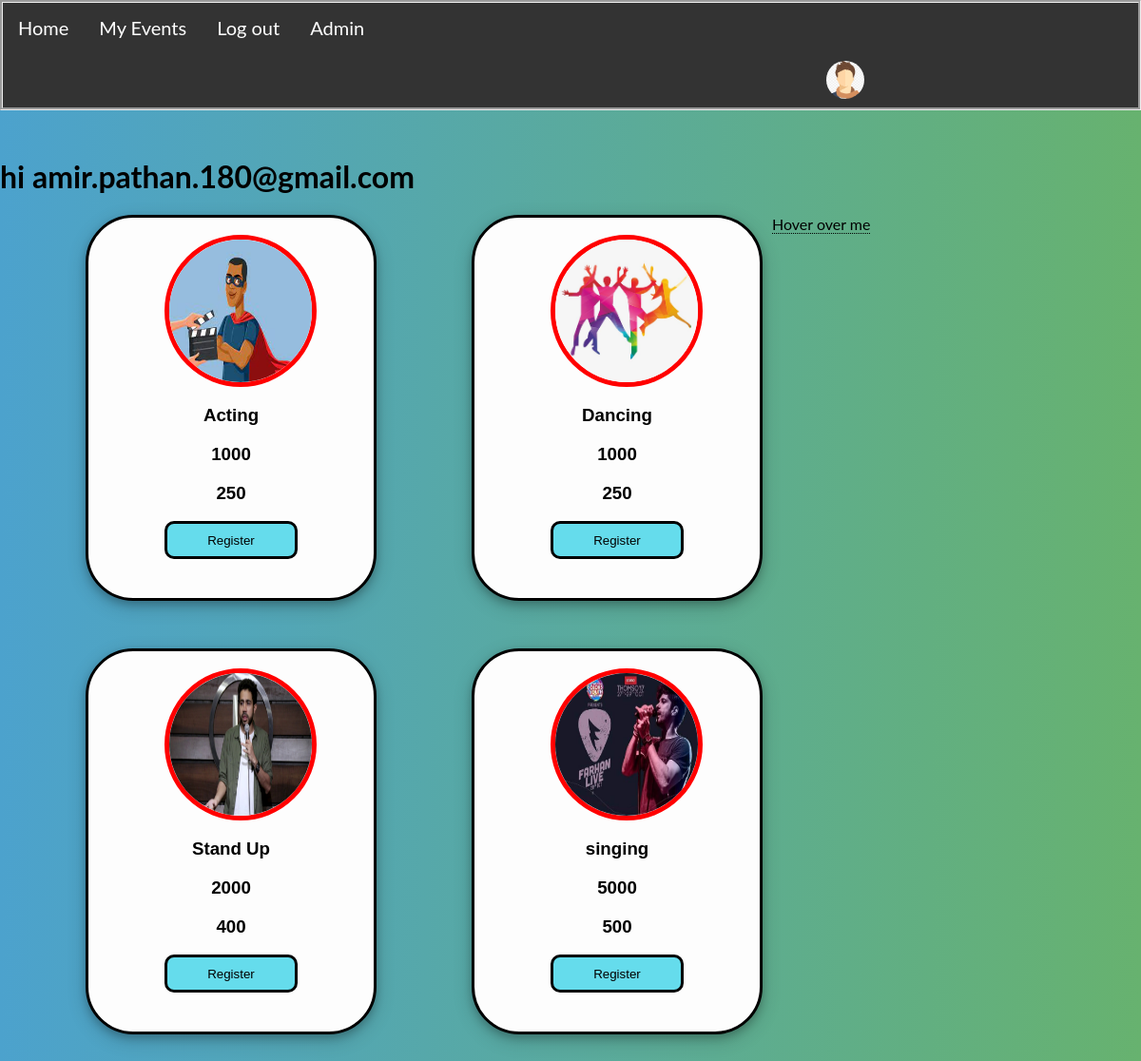
The page /home (signed in) on the database its author committed.
### management/models/participants.py (models this page shows, shortened)
class SignInUser(models.Model):
    GENDER_CHOICE = (
        ('Female', 'Female'),
        ('Male', 'Male'),
        ('Other', 'Other')
    )
    first_name = models.CharField(
        max_length=250, default=None
    )
    last_name = models.CharField(
        max_length=250, default=None
    )
    gender = models.CharField(
        max_length=10, default=None,
        blank=True, null=True,
        choices=GENDER_CHOICE
    )
    phone = models.CharField(
        max_length=11, default=None
    )
    email = models.EmailField(
        default=None
    )
    UNIVERSITY_CHOICES = (
        ('mu', 'Mumbai University'),
        ('gtu', 'Gujarat Technological University'),
        ('marwadi', 'Marwadi University'),
        ('atmiya', 'Atmiya University'),
        ('rk', 'RK University'),
        ('others', 'Others')
    )
    university = models.CharField(
        max_length=50,
        blank=True, null=True,
        choices=UNIVERSITY_CHOICES
    )
    college = models.CharField(
        max_length=10,
        blank=True, null=True
    )
    password = models.CharField(
        max_length=254, default=None
    )
    profile_image = models.ImageField(
        upload_to='uploads/events/profile_images/', blank=True,
        default = 'uploads/events/profile_images/dummy_boy2.png' , null =True
    )
    date_joined = models.DateTimeField( default=datetime.now())
    Terms_and_Conditions = models.BooleanField(
        null=True
    )
    @staticmethod
    def get_signinuser_by_email(email):
        try:
            return SignInUser.objects.get(email=email)
        except:
            return False

### management/models/festdetails.py (models this page shows, shortened)
class Festevent(models.Model):
    eventname = models.CharField(
        max_length=255, default=None
    )
    image = models.ImageField(
        upload_to='uploads/events/event_logo',
        default=None, blank=True
    )
    fees = models.CharField(
        max_length=4, default=None
    )
    eventdescription = models.TextField(
        max_length=1000,
        default=None, null=True, blank=True
    )
    EVENT_TYPE_CHOICES = (
        ('Technical', 'Technical'),
        ('Non-technical', 'Non-Technical'),
        ("Cultural", "Cultural"),
        ("Management", "Management")
    )
    event_type = models.CharField(
        max_length=50,
        blank = True, null = True,
        choices = EVENT_TYPE_CHOICES
    )
    VENUE_CHOICES =(
        ('Patkar College 😒', 'Patkar College 😒'),
        ('Bhavan\'s College 😌', 'Bhavan\'s College 😌'),
        ('Virtual', 'Virtual'),
    )
    venue = models.CharField(
        max_length=30,
        choices=VENUE_CHOICES,
        default='2', null=True
    )
    PARTICIPATION_TYPE_CHOICES = (
        ('👱🏻Individual', ' 👱🏻 Individual'),
        ('👨‍👩‍👦Team', '👨‍👩‍👦Team ')
    )
    participation_type = models.CharField(
        max_length=50,
        blank=True, null=True,
        choices=PARTICIPATION_TYPE_CHOICES
    )
    min_participants = models.IntegerField(
        default=1, null=True
    )
    max_participants = models.IntegerField(
        default=4,  null=True
    )
    prize = models.IntegerField(
        default=None, blank=True,
        null=True
    )
    EVENT_ON_DAY_CHOICE = (
        ('1', 'Day 1️⃣'),
        ('2', 'Day 2️⃣'),
        ('3', 'Day 3️⃣'),
        ('4', 'Day 4️⃣'),
        ('5', 'Day 5️⃣'),
        ('6', 'Day 6')
    )
    event_on_day = models.CharField(
        default='Choose Day', max_length=20,
        blank=True, choices=EVENT_ON_DAY_CHOICE
    )
    time = models.TimeField(
        default='12:00:00'
    )
    date = models.DateTimeField(
        default=datetime.now
    )
    COORDINATORS_CHOICES = (
        ('Amir', 'Amir'),
        ('Roshith', 'Roshith')
    )
    coordinators = models.CharField(
        max_length=50,
        blank=True, null=True, default=None,
        choices = COORDINATORS_CHOICES
    )
    contact_name1 = models.CharField(
        max_length=30,
        default="", blank=True, null=True
    )
    contact_phone1 = models.CharField(
        max_length=12,
        blank=True , default=None, null=True
    )
    contact_email1 = models.EmailField(
        default="", blank=True
    )
    contact_image1 = models.ImageField(
        upload_to='uploads/events/event_contact/',
        blank=True , default=None, null = True
    )
    contact_name2 = models.CharField(
        max_length=30, default="",
        blank=True, null=True
    )
    contact_phone2 = models.CharField(
        max_length=12,
        blank=True, default=None, null=True
    )
    contact_email2 = models.EmailField(
        default="", blank=True, null=True
    )
    contact_image2 = models.ImageField(
        upload_to='uploads/events/event_contact/', blank=True,
        default = None , null =True
    )
    sponsor1 = models.ImageField(upload_to='uploads/events/events_sponsors/', blank=True)
    sponsor2 = models.ImageField(upload_to='uploads/events/events_sponsors/', blank=True)
    sponsor3 = models.ImageField(upload_to='uploads/events/events_sponsors/', blank=True)
    sponsor4 = models.ImageField(upload_to='uploads/events/events_sponsors/', blank=True)
    sponsor5 = models.ImageField(upload_to='uploads/events/events_sponsors/', blank=True)
    one_liner = models.CharField(max_length=200, blank=True, null=True, default="")

### management/views/visitorhome.py (the view, shortened to what this page needs)
# urls.py: 2. Add a URL to urlpatterns:  path('', Home.as_view(), name='home')
class Home(View):
    @method_decorator(auth_middleware)
    def get(self, request):
        register_id = request.POST.get('register')
        user_email_from_session = request.session.get('email')
        user_id_from_session = request.session.get('user_id')
        user = SignInUser.get_signinuser_by_email(user_email_from_session)
        festevent = Festevent.objects.all()
        participats_by_session_email_all = Participant.get_participant_by_email(user_email_from_session)
        participats_event_ids = []
        festival_event_ids = []
        pid_keys = []
        try:
            for i in participats_by_session_email_all:
                participats_event_ids.append(i.event_name.id)
                print('part', type(i.event_name.id), i.event_name.id)
        except:
            try:
                participats_event_ids = Participant.objects.all()
                print('aaaa',participats_event_ids)
                participats_event_ids = [participats_event_ids[0].event_name.id]
            except: participats_event_ids = []
        abc = participats_by_session_email_all
        participats_event_ids.sort()
        for j in  festevent:
            festival_event_ids.append(j.id)
        dict_participats_ids = {
             'dparticipats_ids': participats_event_ids,
             'dfestevent_ids': festival_event_ids
        }
        request.session['participats_event']  = dict_participats_ids
        '''
         finding intersection between two lists
                  L1 = [2,3,4]
                  L2 = [1,2]
                  ans = [i for i in L1 if i in L2]
                  ans is [2]


        '''
        print('pppppppp', abc, participats_event_ids, festival_event_ids)
        '''
        jsdata = [
            ["Laugh", "Cry"],
            ["Even", "Odd"],
            ["Hot", "Cold"],
            ["Light", "Dark"],
            ["Opposite", "Same"],
            ["Far", "Near"],
            ["Give", "Take"],
            ["Night", "Day"],
            ["Import", "Export"],
            ["Hard", "Easy"],
            ["Never", "Always"],
            ["Late", "Early"],
            ["Less", "More"],
            ["Male", "Female"],
            ["Happiness", "Sadness"],
            ["Fast", "Slow"],
            ["Old", "Young"],
            ["Boy", "Girl"],
            ["Up", "Down"],
            ["Left", "Right"],
            ["Rich", "Poor"],
            ["Love", "Hate"],
            ["Inside", "Outside"],
            ["Bad", "Good"],
            ["Short", "Tall"],
        ]
        jsdata = dumps(jsdata)
        '''
        data = {
            'festevents': festevent,
            'user_email_from_session': user_email_from_session,
            'user_id_from_session': user_id_from_session,
            'participats_event_idss': participats_event_ids,
            'abcs': abc,
            'user': user
        }
        return render(request, 'home.html', data)

### management/models/participants.py (called while the page is built)
    @staticmethod
    def get_participant_by_email(email):
        try:
            return Participant.objects.filter(email=email)
        except:
            return False

### management/templates/home.html (shortened to what this page needs)
{% extends 'base.html' %}
{% block content %}
{% load static %}
    <body >
     <div id="card" style="display:block;" >
        <h1>hi {{user_email_from_session}}</h1>
        {% for festevent in festevents %}
        <div   class="card">
            <br>
            <img class="card-img" id="festevent-{{festevent.id}}" src="{{festevent.image.url}}" alt="">
            <div class="container">
                <h3 class="card-title">{{festevent.eventname}}</h3>
                <h3> {{festevent.prize}} </h3>
                <h3> {{festevent.fees}} </h3>
                <form action="/home" method="post">
                    <div >
                        <button name="register" value="{{festevent.id}}" id={{festevent.id}} type="submit"> Register
                        </button>
                    </div>
                </form>
            </div>
        </div>
        {% endfor %}
     </div>
 <div class="tooltip">Hover over me
</div>
    </body>
{% endblock %}

### management/templates/base.html (shortened to what this page needs)
<!DOCTYPE html>
<html lang="en">
<head>
</head>
<body>
<div>
    <nav class="nav">
        {% if request.session.user_id %}
        <ul>
          <li><a href="/">Home</a></li>
          <li><a  onclick="myFunc()">My Events</a></li>
          <li><a href="/logout">Log out</a></li>
          <li><a href="/admin">Admin</a></li>
          <li>
            <a class="profile-logo" onclick="profilePage()"><img class="logo-image" src="{{user.profile_image.url}}" >
            </a>
          </li>
        </ul>
        {% endif %}
    </nav>
</div>
{% block content %}
{% endblock %}
</body>
</html>

### management/templates/base.html (style rules this page uses)
nav { background-color: grey; border-style: groove; margin-bottom: 50px; }
ul { list-style-type: none; margin: 0; padding: 0; overflow: hidden; background-color: #333; }
li { float: left; }
li a { display: block; color: white; text-align: center; padding: 14px 16px; text-decoration: none; font-size: 20px; }
.logo-image { width: 40px; height: 40px; border-radius: 50%; overflow: hidden; margin-top: -5px; float:right; }
.profile-logo { height: 30px; width: 40px; margin-left: 850px; }
.tooltip { position: relative; display: inline-block; border-bottom: 1px dotted black; }

### management/templates/home.html (style rules this page uses)
button { width: 140px; height: 40px; border: solid; color: rgb(0, 0, 0); border-radius: 10px; background-color: rgb(101, 220, 236); transition: 1s ease-in-out; }
.card { border: solid; width: 300px; height: 400px; margin-bottom: 50px; font-family: Verdana, Geneva, Tahoma, sans-serif; box-shadow: 0 4px 8px 0 rgba(0, 0, 0, 0.2), 0 6px 20px 0 rgba(0, 0, 0, 0.19); background-color: rgb(253, 253, 253); transition: 1s ease-in-out; border-radius: 50px; float: left ; margin-right: 10px; margin-left: 90px; }
.container { text-align: center; }
.card-img { margin-left: 80px; opacity: 1; display: block; width: 150px; height: 150px; border-radius: 50%; transition: .5s ease; backface-visibility: hidden; border: solid red 5px; }
body { background: #67B26F; background: -webkit-linear-gradient(to right, #4ca2cd, #67B26F); background: linear-gradient(to right, #4ca2cd, #67B26F); padding: 0; margin: 0; font-family: 'Lato', sans-serif; color: #000; }

### rows shown on the page
SignInUser: profile_image (placeholder picture), email "amir.pathan.180@gmail.com"
Festevent: image (picture), eventname "Acting", prize "1000", fees "250", {{ festevent.id }} 1 (drawn)
Festevent: image (picture), eventname "Dancing", prize "1000", fees "250", {{ festevent.id }} 2 (drawn)
Festevent: image (picture), eventname "Stand Up", prize "2000", fees "400", {{ festevent.id }} 3 (drawn)
Festevent: image (picture), eventname "singing", prize "5000", fees "500", {{ festevent.id }} 4 (drawn)
